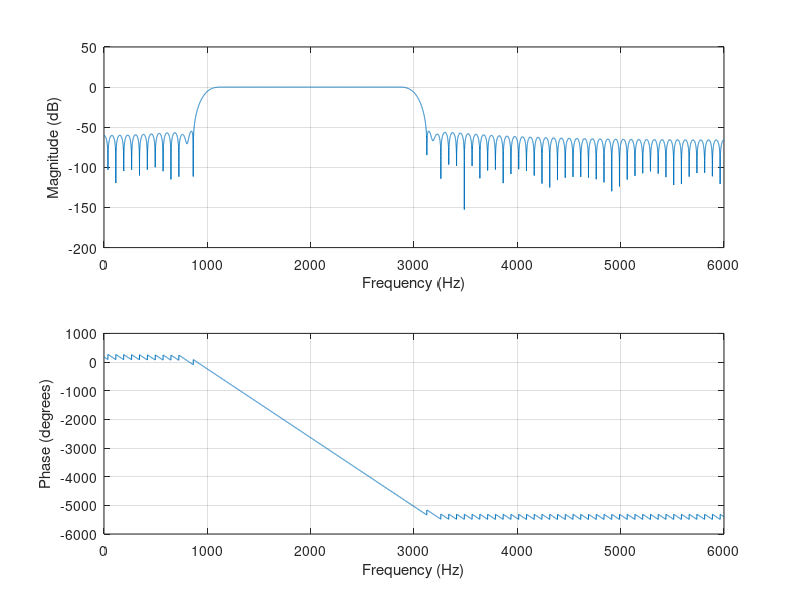
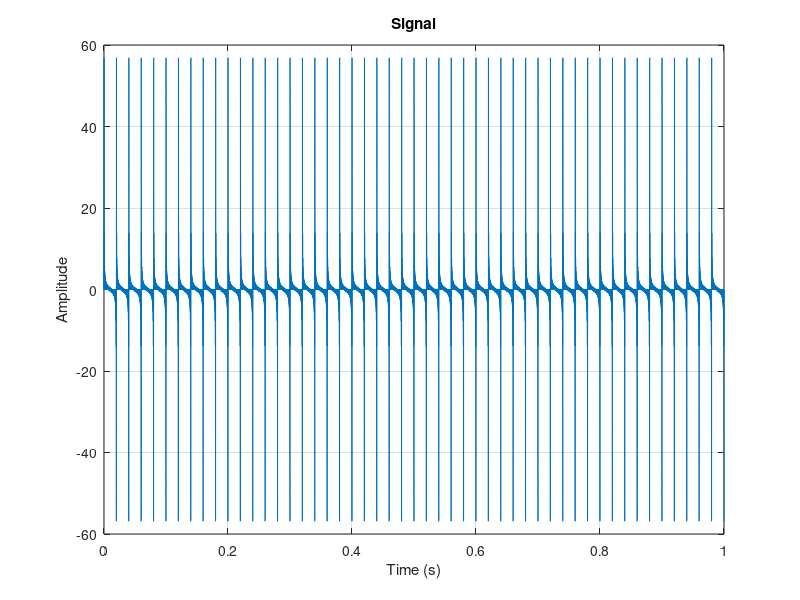
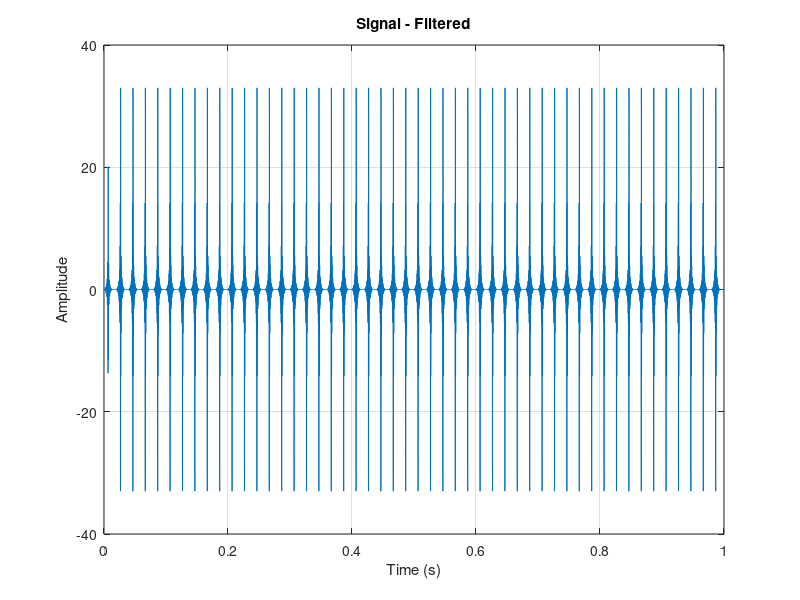
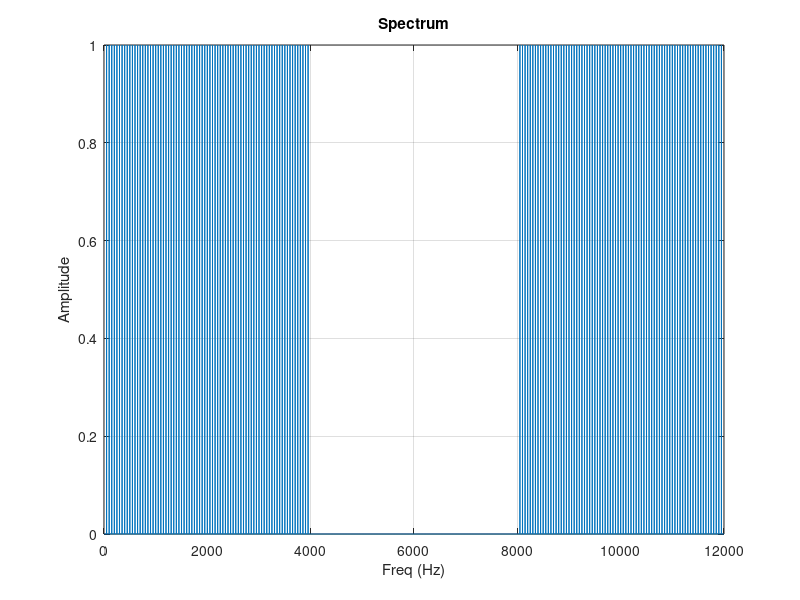

Reproduce these figures in MATLAB, in order.
fs = 12000;
N = 12000;

Nb = 160;
Wn = [
    1000 / (fs / 2)
    3000 / (fs / 2)
];
b = fir1(Nb, Wn, 'bandpass');

% Print filter coefficients (float64_t)
fprintf('%.15g, ', b);
fprintf('\n');

% Print filter coefficients (q15_t)
b_q15 = int16(round(b * 32768));
b_q15(b_q15 > 32767) = 32767;
b_q15(b_q15 < -32768) = -32768;
fprintf('%d, ', b_q15);
fprintf('\n');

% Frequency characteristics
freqz(b, 1, N, fs);

% Verification
ts = 1 / fs;
t = (0:N-1)*ts;
df = (fs/N);
f = (0:N-1)*df;

X = 0;
for n = 1:79
    X = X + sin(2*pi*n*50*t);
end
% 16-bit uniform quantization
X = round((X + 1)*32767.5)/32767.5 - 1;

figure;
plot(t, X);
xlabel('Time (s)');
ylabel('Amplitude');
title('Signal');
grid on;

XF = filter(b, 1, X);

figure;
plot(t, XF);
xlabel('Time (s)');
ylabel('Amplitude');
title('Signal - Filtered');
grid on;

Y = 2 * abs(fft(X)) / N;

figure;
plot(f, Y);
ylim([0.0 1.0]);
xlabel("Freq (Hz)");
ylabel("Amplitude");
title('Spectrum');
grid on;

YF = 2 * abs(fft(XF)) / N;

figure;
plot(f, YF);
ylim([0.0 1.0]);
xlabel("Freq (Hz)");
ylabel("Amplitude");
title('Spectrum - Filtered');
grid on;
